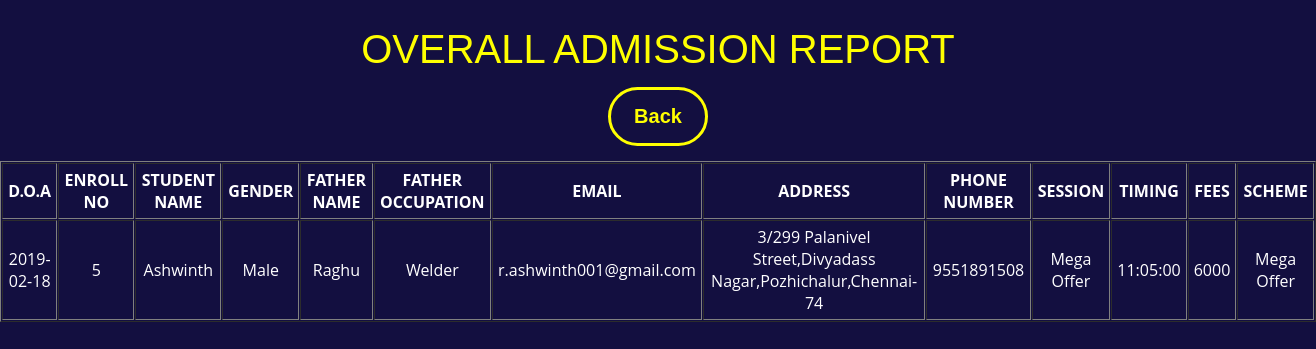
Page /OverallAdmission.php on the committed database.
### tables this page shows
CREATE TABLE IF NOT EXISTS `admission` (
  `id` bigint(200) NOT NULL AUTO_INCREMENT,
  `Course` varchar(100) NOT NULL,
  `Session` varchar(100) NOT NULL,
  `Entno` varchar(100) NOT NULL,
  `StudentName` varchar(100) NOT NULL,
  `FatherName` varchar(100) NOT NULL,
  `FatherOccupation` varchar(100) NOT NULL,
  `DOB` date NOT NULL,
  `Age` varchar(100) NOT NULL,
  `Gender` varchar(100) NOT NULL,
  `Religion` varchar(100) NOT NULL,
  `Caste` varchar(100) NOT NULL,
  `Occupation` varchar(100) NOT NULL,
  `Ifemp` varchar(100) NOT NULL,
  `Address` varchar(100) NOT NULL,
  `PhoneNumber` bigint(100) NOT NULL,
  `Email` varchar(100) NOT NULL,
  `Doa` date NOT NULL,
  `Fees` varchar(100) NOT NULL,
  `Scheme` varchar(100) NOT NULL,
  `Timing` time NOT NULL,
  PRIMARY KEY (`id`)
);

### OverallAdmission.php (the view, shortened to what this page needs)
<!doctype html>
<html>
<head>
  <link rel="stylesheet" a href="css\Overall.css">
</head>
<body>
  <form action="" method="post" class="mainForm">
  	<h1>OVERALL ADMISSION REPORT</h1>
    <input type="submit" name="back" value="Back">
    <table style='color:white' cellpadding="5" cellspacing="1" border="1" align="center" >
                    <thead>
                      <tr>
                        <th>D.O.A</th>
                        <th>ENROLL NO</th>
                        <th>STUDENT NAME</th>
                        <th>GENDER</th>
                        <th>FATHER NAME</th>
                        <th>FATHER OCCUPATION</th>
                        <th>EMAIL</th>
                        <th>ADDRESS</th>
                        <th>PHONE NUMBER</th>
                        <th>SESSION</th>
                        <th>TIMING</th>
                        <th>FEES</th>
                        <th>SCHEME</th>
                      </tr>
                    </thead>
    <?php
    $con = mysqli_connect('localhost','root','','csc');
      $res= "SELECT  * from admission";
      if($result=mysqli_query($con,$res))
        {
            while($row=mysqli_fetch_row($result))
            {
              ?>
                <tbody>
      				<tr>
              <td><?php echo htmlentities($row['17']);?></td>
              <td><?php echo htmlentities($row['3']);?></td>
              <td><?php echo htmlentities($row['4']);?></td>
              <td><?php echo htmlentities($row['9']);?></td>
              <td><?php echo htmlentities($row['5']);?></td>
              <td><?php echo htmlentities($row['6']);?></td>
              <td><?php echo htmlentities($row['16']);?></td>
              <td><?php echo htmlentities($row['14']);?></td>
              <td><?php echo htmlentities($row['15']);?></td>
              <td><?php echo htmlentities($row['19']);?></td>
              <td><?php echo htmlentities($row['20']);?></td>
              <td><?php echo htmlentities($row['18']);?></td>
              <td><?php echo htmlentities($row['19']);?></td>
      				</tr>
      							<?php
                }
            }
         ?>
      				</tbody>
      			</table>
</form>
</body>
</html>

### css/Overall.css (style rules this page uses)
body { margin: 0 ; padding: 0; background-color: #130f40; background-repeat: no-repeat; background-size: cover; text-align:center; font-family: 'open sans',sans-serif; height: 100%; }
.mainForm h1 { margin-bottom: auto; font-size: 40px; font-family: sans-serif; color: yellow; font-weight: 300; text-align: center; }
.mainForm input[type=submit] { width:100px; text-align: center; margin: 15px auto; padding: 15px; background: none; font-weight: bold; font-size: 20px; color: yellow; border: none; outline: none; border:solid #ffff00; border-radius: 40px; }

### rows in the picture
admission: Doa "2019-02-18", Entno "5", StudentName "Ashwinth", Gender "Male", FatherName "Raghu", FatherOccupation "Welder", Email "r.ashwinth001@gmail.com", Address "3/299 Palanivel Street,Divyadass Nagar,Pozhichalur,Chennai-74", PhoneNumber "9551891508", Scheme "Mega Offer", Timing "11:05:00", Fees "6000"
